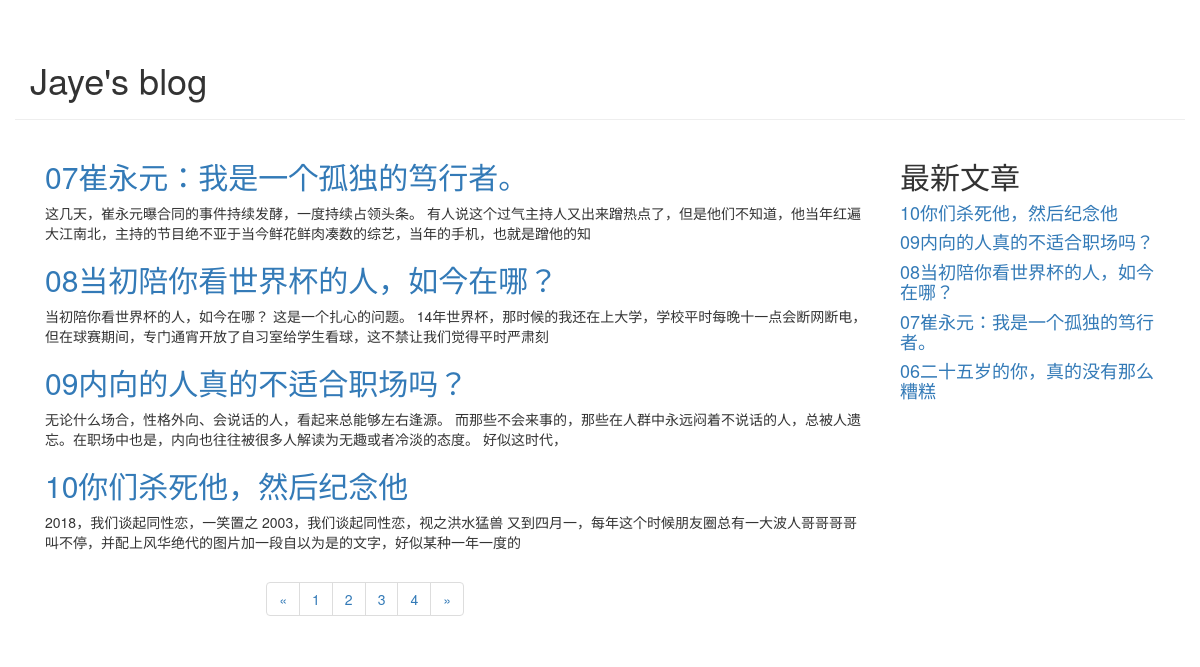
/?page=4, run on the app's committed database.
### blog/models.py (models this page shows, shortened)
class Article(models.Model):
    article_id = models.AutoField(primary_key=True)
    title = models.TextField()
    brief_content = models.TextField()
    content = models.TextField()
    publish_date = models.DateTimeField(auto_now=True)

### blog/views.py (the view)
# urls.py: path('',blog.views.get_index_page,),
def get_index_page(request):
    page = request.GET.get('page')
    if page:
        page = int(page)
    else:
        page = 1
    print('page param: ',page)
    all_article = Article.objects.all()
    top5_article_list = Article.objects.order_by('-publish_date')[:5]
    paginator = Paginator(all_article,6)
    page_num = paginator.num_pages
    print('page num',page_num)
    page_article_list = paginator.page(page)
    if page_article_list.has_next():
        next_page = page + 1
    else:
        next_page = page
    if page_article_list.has_previous():
        previous_page = page -1
    else:
        previous_page = page
    return render(request,'blog/index.html',{'article_list':page_article_list,
                                             'page_num':range(1,page_num + 1),
                                             'curr_page':page,
                                             'next_page':next_page,
                                             'previous_page':previous_page,
                                             'top5_article_list':top5_article_list})

### blog/templates/blog/index.html (shortened to what this page needs)
<!DOCTYPE html>
<html lang="en">
<head>
    <link rel="stylesheet" href="https://cdn.jsdelivr.net/npm/bootstrap@3.3.7/dist/css/bootstrap.min.css">
</head>
<body>
<div class="container page-header">
    <h1>Jaye's blog</h1>
</div>
<div class="container page-body">
    <div class="col-md-9" role="main">
        <div class="body-main">
            {% for article in article_list %}
            <div>
                <h2><a href="/detail/{{ article.article_id }}">{{ article.title }}</a></h2>
                <p>{{article.brief_content}}</p>
            </div>
            {% endfor %}
        </div>
        <div class="body-footer">
            <div class="col-md-4 col-md-offset-3">
            <nav aria-label="Page navigation">
                <ul class="pagination">
                    <li>
                        <a href="/?page={{ previous_page }}" aria-label="Previous">
                            <span aria-hidden="true">&laquo;</span>
                        </a>
                    </li>
                    {% for num in page_num %}
                    <li><a href="/?page={{ num }}">{{ num }}</a></li>
                    {% endfor %}
                    <li>
                        <a href="/?page={{ next_page }}" aria-label="Next">
                            <span aria-hidden="true">&raquo;</span>
                        </a>
                    </li>
                </ul>
            </nav>
                </div>
        </div>
    </div>
    <div class="col-md-3" role="complementary">
        <h2>最新文章</h2>
        {% for article in top5_article_list %}
        <h4><a href="/detail/{{ article.article_id }}">{{ article.title }}</a></h4>
        {% endfor %}
    </div>
</div>
</body>
</html>

### data on the page
Article: title "07崔永元：我是一个孤独的笃行者。", brief_content "这几天，崔永元曝合同的事件持续发酵，一度持续占领头条。 有人说这个过气主持人又出来蹭热点了，但是他们不知道，他当年红遍大江南北，主持的节目绝不亚于当今鲜花鲜肉凑数的综艺，当年的手机，也就是蹭他的知"
Article: title "08当初陪你看世界杯的人，如今在哪？", brief_content "当初陪你看世界杯的人，如今在哪？ 这是一个扎心的问题。 14年世界杯，那时候的我还在上大学，学校平时每晚十一点会断网断电，但在球赛期间，专门通宵开放了自习室给学生看球，这不禁让我们觉得平时严肃刻"
Article: title "09内向的人真的不适合职场吗？", brief_content "无论什么场合，性格外向、会说话的人，看起来总能够左右逢源。 而那些不会来事的，那些在人群中永远闷着不说话的人，总被人遗忘。在职场中也是，内向也往往被很多人解读为无趣或者冷淡的态度。 好似这时代，"
Article: title "10你们杀死他，然后纪念他", brief_content "2018，我们谈起同性恋，一笑置之 2003，我们谈起同性恋，视之洪水猛兽 又到四月一，每年这个时候朋友圈总有一大波人哥哥哥哥叫不停，并配上风华绝代的图片加一段自以为是的文字，好似某种一年一度的"
Article: title "06二十五岁的你，真的没有那么糟糕"

### other printed values
{{ num }} "1" "2" "3" "4"
